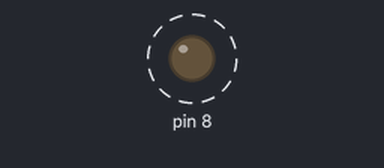
Simulated run of this sketch. Board: Arduino Uno, built with avr-gcc and run on an emulated ATmega328P. On the bench: output pins drawn as LEDs (lit = HIGH). Dashed ring = blinking.

Above: at 0.2 s.
Timing chart, 0 to 3.0 s (numbered marks = the images above):
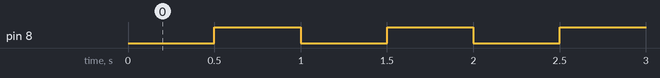

The sketch:

LED.ino
```cpp
int turn = 0;

void setup() {
  // put your setup code here, to run once:
  pinMode(8, OUTPUT);
}

void loop() {
  // put your main code here, to run repeatedly:
  if (turn % 2) {
    digitalWrite(8, HIGH);
  } else {
    digitalWrite(8, LOW);
  }
  turn++;
  delay(500);
}
```

Measured:
- by itself, pin 8: alternates HIGH for 0.50 s and LOW for 0.50 s
